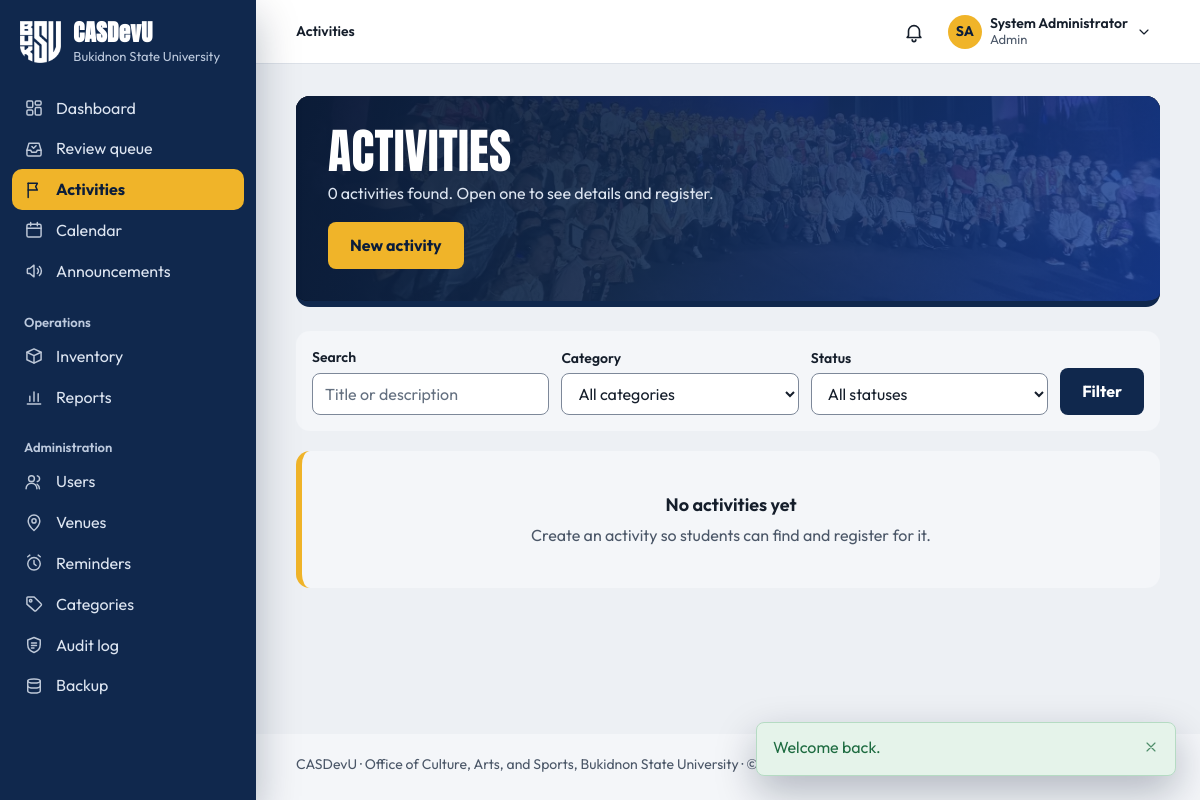
/public/activities/index.php (signed in), run on the app's committed database.
### tables this page shows
CREATE TABLE users (
    user_id         INT UNSIGNED AUTO_INCREMENT PRIMARY KEY,
    role_id         TINYINT UNSIGNED NOT NULL,

     
    email           VARCHAR(150) NOT NULL UNIQUE,    
    password_hash   VARCHAR(255) NOT NULL,           
     
    student_number  VARCHAR(30)  NULL UNIQUE,        
    first_name      VARCHAR(80)  NOT NULL,
    middle_name     VARCHAR(80)  NULL,
    last_name       VARCHAR(80)  NOT NULL,
    sex             ENUM('male','female','other') NULL,
    birth_date      DATE         NULL,
    contact_number  VARCHAR(30)  NULL,
    photo_path      VARCHAR(255) NULL,
    id_front_path   VARCHAR(255) NULL,               
    id_back_path    VARCHAR(255) NULL,               

     
    course_id       INT UNSIGNED     NULL,
    year_level_id   TINYINT UNSIGNED NULL,
    section         VARCHAR(20)      NULL,

     
    status          ENUM('pending','active','inactive','suspended')
                        NOT NULL DEFAULT 'pending',
    last_login_at   DATETIME NULL,
    created_at      TIMESTAMP NOT NULL DEFAULT CURRENT_TIMESTAMP,
    updated_at      TIMESTAMP NOT NULL DEFAULT CURRENT_TIMESTAMP
                        ON UPDATE CURRENT_TIMESTAMP,

    CONSTRAINT fk_users_role       FOREIGN KEY (role_id)       REFERENCES roles(role_id),
    CONSTRAINT fk_users_course     FOREIGN KEY (course_id)     REFERENCES courses(course_id)
                                       ON DELETE SET NULL,
    CONSTRAINT fk_users_year_level FOREIGN KEY (year_level_id) REFERENCES year_levels(year_level_id)
                                       ON DELETE SET NULL,

    INDEX idx_users_role   (role_id),
    INDEX idx_users_status (status),
    INDEX idx_users_name   (last_name, first_name)
);

CREATE TABLE settings (
    setting_key     VARCHAR(80) PRIMARY KEY,
    setting_value   TEXT NULL,
    description     VARCHAR(255) NULL,
    updated_at      TIMESTAMP NOT NULL DEFAULT CURRENT_TIMESTAMP
                        ON UPDATE CURRENT_TIMESTAMP
);

### public/activities/index.php (the view, shortened to what the rows shown need)
<?php
require_login();
require __DIR__ . '/../../includes/layout/header.php';
?>
<div class="page-head photo-band"<?= photo_band_style('stage') ?>>
    <div>
        <h1>Activities</h1>
    </div>
</div>
<?php require __DIR__ . '/../../includes/layout/footer.php'; ?>

### includes/layout/header.php (shortened to what the rows shown need)
<?php
$user         = current_user();
$role         = current_role();
$currentFile  = basename($_SERVER['SCRIPT_NAME']);
$currentDir   = basename(dirname($_SERVER['SCRIPT_NAME']));
$isStudent    = $role === 'student';
$navSection = match (true) {
    in_array($currentDir, ['public', ''], true) && $currentFile === 'index.php'   => 'dashboard',
    in_array($currentDir, ['public', ''], true) && $currentFile === 'review.php'  => 'review',
    $currentFile === 'notifications.php'                        => 'notifications',
    $currentFile === 'profile.php'                              => 'profile',
    $currentFile === 'settings.php'                             => 'settings',
    $currentFile === 'calendar.php'                             => 'calendar',
    $currentDir === 'activities'                                => 'activities',
    $currentDir === 'announcements'                             => 'announcements',
    $currentDir === 'inventory' && $isStudent && in_array($currentFile, ['reservations.php', 'borrow.php'], true) => 'borrow-requests',
    $currentDir === 'inventory'                                 => 'inventory',
    $currentDir === 'reports'                                   => 'reports',
    $currentDir === 'admin'                                     => pathinfo($currentFile, PATHINFO_FILENAME),
    $currentDir === 'requirements' && $isStudent                => 'my-requirements',
    $currentDir === 'participation' && $isStudent               => 'my-activities',
    $currentDir === 'participation' || $currentDir === 'requirements' => 'activities',
    default                                                     => '',
};
$sections = [
    'dashboard'       => ['Dashboard', 'index.php'],
    'review'          => ['Review queue', 'review.php'],
    'notifications'   => ['Notifications', 'notifications.php'],
    'profile'         => ['My profile', 'profile.php'],
    'settings'        => ['Settings', 'settings.php'],
    'calendar'        => ['Calendar', 'activities/calendar.php'],
    'activities'      => ['Activities', 'activities/index.php'],
    'announcements'   => ['Announcements', 'announcements/index.php'],
    'inventory'       => [$isStudent ? 'Costumes & equipment' : 'Inventory', 'inventory/index.php'],
    'reports'         => ['Reports', 'reports/index.php'],
    'my-activities'   => ['My activities', 'participation/my-activities.php'],
    'my-requirements' => ['My requirements', 'requirements/mine.php'],
    'borrow-requests' => ['My borrow requests', 'inventory/reservations.php'],
    'users'           => [has_role('admin') ? 'Users' : 'Accounts', 'admin/users.php'],
    'venues'          => ['Venues', 'admin/venues.php'],
    'reminders'       => ['Reminders', 'admin/reminders.php'],
    'categories'      => ['Categories', 'admin/categories.php'],
    'audit'           => ['Audit log', 'admin/audit.php'],
    'backup'          => ['Backup', 'admin/backup.php'],
];
$initials = $user
    ? strtoupper(mb_substr((string) $user['first_name'], 0, 1) . mb_substr((string) $user['last_name'], 0, 1))
    : '';
?>
<!DOCTYPE html>
<html lang="en">
<head>
    <link rel="stylesheet" href="<?= asset('css/style.css') ?>">
</head>
<body>
<div class="app">
<div class="main">
<?php if ($user): ?>
    <?php
    [$sectionLabel, $sectionHref] = $sections[$navSection] ?? ['', ''];
    $pageLabel  = (string) ($pageTitle ?? '');
    $isSectionHome = $sectionHref !== '' && str_ends_with($_SERVER['SCRIPT_NAME'], '/' . $sectionHref);
    ?>
    <header class="topbar">
        <nav class="breadcrumb" aria-label="Breadcrumb">
            <ol>
                <?php if ($sectionLabel !== '' && !$isSectionHome): ?>
                    <li><a href="<?= url($sectionHref) ?>"><?= e($sectionLabel) ?></a></li>
                    <li aria-current="page"><?= e($pageLabel) ?></li>
                <?php else: ?>
                    <li aria-current="page"><?= e($sectionLabel !== '' ? $sectionLabel : $pageLabel) ?></li>
                <?php endif; ?>
            </ol>
        </nav>
        <div class="topbar-actions">
            <?php require __DIR__ . '/notifications-menu.php'; ?>
            <details class="account-menu" data-menu>
                <summary class="account-trigger" aria-label="Account menu for <?= e(full_name($user)) ?>">
                    <?php if ($userPhotoUrl = user_photo_url($user)): ?>
                        <img class="account-initials" src="<?= e($userPhotoUrl) ?>" alt="" width="34" height="34">
                    <?php else: ?>
                        <span class="account-initials" aria-hidden="true"><?= e($initials) ?></span>
                    <?php endif; ?>
                    <span class="account-text">
                        <span class="account-name"><?= e(full_name($user)) ?></span>
                        <span class="account-role"><?= e(ucfirst((string) $role)) ?></span>
                    </span>
                    <?= icon('chevron-down', 'icon account-chevron') ?>
                </summary>
            </details>
        </div>
    </header>
<?php endif; ?>
<main class="page" id="main" tabindex="-1">

### includes/layout/footer.php (shortened to what the rows shown need)
</main>
<footer class="footer">
    <p><?= e(APP_NAME) ?> · <?= e(office_name()) ?>, <?= e(university_name()) ?> · &copy; <?= date('Y') ?></p>
</footer>
</div>
</div>
</body>
</html>

### data on the page
users: initials "SA", full_name($user) "System Administrator"
settings: setting_value "Office of Culture, Arts, and Sports"
settings: setting_value "Bukidnon State University"

### other printed values
APP_NAME "CASDevU"
UNIVERSITY "Bukidnon State University"
$label "Dashboard Review queue Activities Calendar Announcements Inventory Reports Users Venues Reminders Categories Audit log Backup"
$sectionLabel !== '' ? $sectionLabel : $pageLabel "Activities"
$role "Admin"
$flashMessage['message'] "Welcome back."
$total "0"
